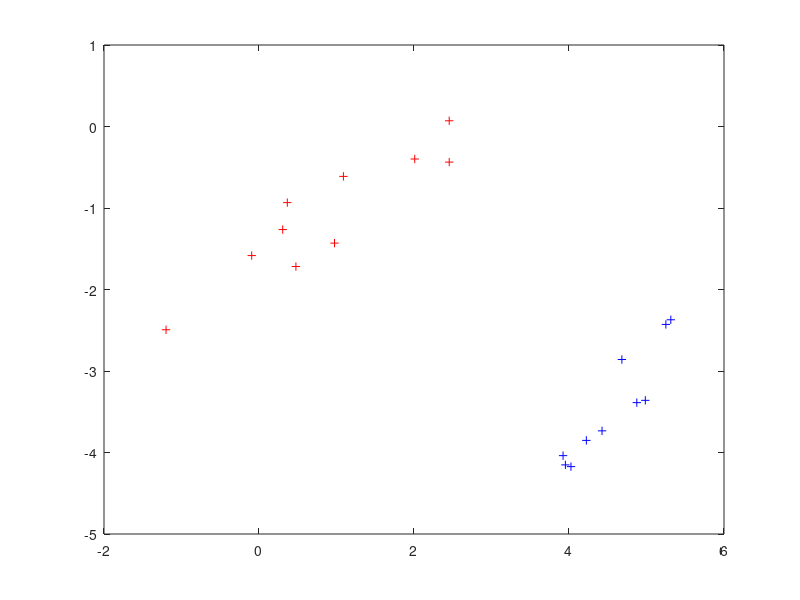

This figure's MATLAB source:

N = 10;
mu = [1 -1]; 
sigma = [.9 .4; .4 .3]; 
X = mvnrnd(mu,sigma,N); 
p = mvnpdf(X,mu,sigma);

mu2 = [4 -4]; 
sigma2 = [.65 .5; .5 .5]; 
X2 = mvnrnd(mu2,sigma2,N); 
p2 = mvnpdf(X2,mu2,sigma2);

figure, plot(X(:,1),X(:,2),'r+');
hold on, plot(X2(:,1),X2(:,2),'b+');

%R = RADON(I,THETA,N);


